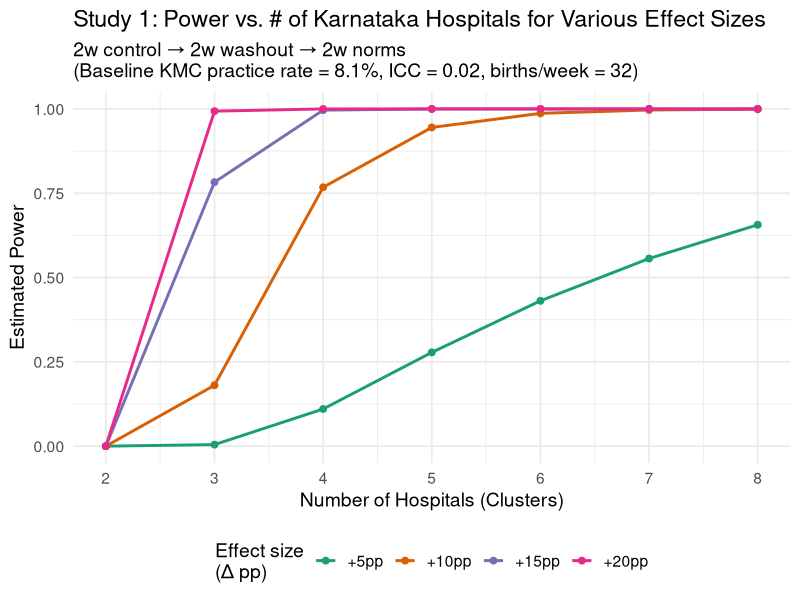

Here is the R script that generated this plot: (Note: a time limit stopped this script after it produced the figure.)
library(tidyverse)
#==========================================
# One-Step Cluster Crossover Design Power Calculator
#  (2w control → 2w washout → 2w intervention, simutaneously happening within all selected hospitals)
#==========================================
cluster_power <- function(
    p1,                     # baseline proportion (0–1)
    p2,                     # treatment proportion (0–1)
    clusters,               # number of hospitals (clusters)
    births_per_week,        # avg births per hospital per week
    weeks_control      = 2, # length of control period (weeks)
    weeks_washout      = 2, # length of washout period (weeks; data excluded)
    weeks_intervention = 2, # length of intervention period (weeks)
    icc                = 0.02,  # intra-cluster correlation
    alpha              = 0.05,  # two-sided significance level
    use_t              = TRUE   # use t‐crit when clusters < 10
) {
  # 1. Input validation
  if (!is.numeric(p1) || p1 < 0 || p1 > 1) stop("p1 must be between 0 and 1")
  if (!is.numeric(p2) || p2 < 0 || p2 > 1) stop("p2 must be between 0 and 1")
  if (clusters < 2)                   stop("Need at least 2 clusters")
  if (!is.numeric(icc) || icc < 0 || icc > 1) stop("icc must be between 0 and 1")
  
  # 2. Cluster‐period sizes (washout dropped)
  m0    <- weeks_control      * births_per_week
  m1    <- weeks_intervention * births_per_week
  m_avg <- (m0 + m1) / 2       # average cluster‐period size
  
  # 3. Hussey & Hughes variance formula for T=2 active periods (i.e., one treatment and one control period)
  T_active <- 2
  # design effect
  DE       <- 1 + (m_avg - 1) * icc
  # outcome variance under H₀
  sigma2   <- p1 * (1 - p1)
  # Var(β̂) = [σ² · DE] / [I · m_avg · T_active] × [T_active/(T_active−1)]
  var_beta <- sigma2 * DE / (clusters * m_avg * T_active) * (T_active / (T_active - 1))
  se_beta  <- sqrt(var_beta)
  
  # 4. Critical value (Normal vs. t)
  if (use_t && clusters < 10) {
    df   <- clusters - 1
    crit <- qt(1 - alpha/2, df = df)
  } else {
    crit <- qnorm(1 - alpha/2)
  }
  
  # 5. Power
  delta <- abs(p2 - p1)
  power <- pnorm(delta / se_beta - crit)
  
  # 6. Return
  list(
    p1                = p1,
    p2                = p2,
    clusters          = clusters,
    weeks_control     = weeks_control,
    weeks_washout     = weeks_washout,
    weeks_intervention= weeks_intervention,
    births_per_week   = births_per_week,
    icc               = icc,
    design_effect     = DE,
    sigma2            = sigma2,
    T_active          = T_active,
    var_beta          = var_beta,
    se_estimate       = se_beta,
    critical_value    = crit,
    delta             = delta,
    power             = power
  )
}



# 1. For Study 1 (Norms Intervention vs. Default CCP) ---------------------


#===========================
# Single power estimate
#===========================

# average birth per week across the 8 participating hospitals in Karnataka
births_per_week_karnataka = mean(c(259.78, 169.56, 145.44, 133.33,
                                   125.00, 114.11, 102.99, 101.11)) / 31 * 7

res <- cluster_power(
  p1               = 0.081, # default KMC practice rate from Noora survey (Subramanian et al., 2020)
  p2               = 0.181, # 10% point expected increase due to the social norms intervention
  clusters         = 8, # 8 hospitals in karnataka
  births_per_week  = births_per_week_karnataka,
  weeks_control      = 2,
  weeks_washout      = 2,
  weeks_intervention = 2,
  icc                = 0.02,
  alpha              = 0.05,
  use_t              = TRUE
)

print(res$power)

#===========================
# Plot different scenarios
#===========================

# Set parameters & build grid of scenarios
p1              <- 0.081
clusters_vec    <- 2:8         # 2 through 8 hospitals
deltas          <- seq(0.05, 0.20, by = 0.05)  # +5pp to +20pp

# create data frame of all combinations
df <- expand.grid(
  clusters = clusters_vec,
  delta    = deltas
)

# Compute power for each row by calling sw_cluster_power()
df$power <- mapply(
  FUN = function(k, d) {
    # call the existing function, extract the 'power' element
    cluster_power(
      p1                = p1,
      p2                = p1 + d,
      clusters          = k,
      births_per_week   = births_per_week_karnataka,
      weeks_control     = 2,
      weeks_washout     = 2,
      weeks_intervention= 2,
      icc               = 0.02,
      alpha             = 0.05,
      use_t             = TRUE
    )$power
  },
  df$clusters,
  df$delta
)

# Plot with ggplot2
ggplot(df, aes(x = clusters, y = power, color = factor(delta))) +
  geom_line(size = 1) +
  geom_point(size = 2) +
  scale_color_brewer(
    palette = "Dark2",
    name    = "Effect size\n(Δ pp)",
    labels  = paste0("+", deltas * 100, "pp")
  ) +
  scale_x_continuous(breaks = clusters_vec) +
  labs(
    x        = "Number of Hospitals (Clusters)",
    y        = "Estimated Power",
    title    = "Study 1: Power vs. # of Karnataka Hospitals for Various Effect Sizes",
    subtitle = "2w control → 2w washout → 2w norms\n(Baseline KMC practice rate = 8.1%, ICC = 0.02, births/week = 32)"
  ) +
  ylim(0, 1) +
  theme_minimal(base_size = 14) +
  theme(legend.position = "bottom")


# 2. For Study 2 (Norms Intervention + RES Revision vs. Norms Intervention) ---------------------

###############################################################################
# Power curves for hospital-level RES sign-up study
# Baseline = 6.75 %, ICC = 0.02, births ≈ 32/week, 2w control → 2w washout → 2w tx
# Requires: lme4, ggplot2, progress, dplyr, scales
###############################################################################
library(lme4)
library(ggplot2)
library(progress)
library(dplyr)
library(scales)

# ---------------------------------------------------------------------------
# 1.  glmer()  ---------------------------------------------------------
# ---------------------------------------------------------------------------
safe_glmer <- function(formula, data) {
  tryCatch(
    glmer(
      formula,
      data    = data,
      family  = binomial,
      nAGQ    = 0,                          # fast Laplace
      control = glmerControl(
        optimizer        = "bobyqa",        # stabler optimiser
        optCtrl          = list(maxfun = 2e5),
        calc.derivs      = FALSE,
        check.conv.grad  = .makeCC("warning", 0.02),
        check.nobs.vs.nlev = "ignore"
      )
    ),
    error   = function(e) NULL,             # return NULL on failure
    warning = function(w) {                 # suppress warnings in loop
      invokeRestart("muffleWarning")
    }
  )
}

# ---------------------------------------------------------------------------
# 2.  POWER FUNCTION ---------------------------------------------------------
# ---------------------------------------------------------------------------
cluster_power <- function(p1, p2,
                          clusters,
                          births_per_week,
                          weeks_control      = 2,
                          weeks_intervention = 2,
                          icc                = 0.02,
                          alpha              = 0.05,
                          n_sims             = 1000) {
  
  # Derived constants
  births_ctrl  <- births_per_week * weeks_control
  births_treat <- births_per_week * weeks_intervention
  odds_ratio   <- (p2 / (1 - p2)) / (p1 / (1 - p1))
  beta_trt     <- log(odds_ratio)
  
  # ICC to random-intercept SD (logit scale)
  logit_var <- (icc * (pi^2 / 3)) / (1 - icc)
  sd_u      <- sqrt(logit_var)
  
  sig <- logical(n_sims)
  pb  <- progress_bar$new(
    total = n_sims, clear = FALSE,
    format = "sim [:bar] :percent eta: :eta")
  
  for (s in seq_len(n_sims)) {
    pb$tick()
    
    # 1. hospital intercepts
    u_j <- rnorm(clusters, 0, sd_u)
    
    # 2. data: one row / hospital-period
    dat <- data.frame(
      hospital = factor(rep(seq_len(clusters), each = 2)),
      period   = factor(rep(c(0, 1), clusters), levels = c(0, 1))
    )
    dat$births <- c(rep(births_ctrl,  clusters),
                    rep(births_treat, clusters))
    
    # 3. linear predictor
    dat$eta <- qlogis(p1) +
      as.numeric(dat$period) * beta_trt +
      u_j[as.integer(dat$hospital)]
    
    # 4. simulate sign-up counts
    dat$signups <- rbinom(nrow(dat), dat$births, plogis(dat$eta))
    
    # 5. fit model (safe)
    fit <- safe_glmer(
      cbind(signups, births - signups) ~ period + (1 | hospital),
      dat
    )
    
    if (!is.null(fit)) {
      pval <- summary(fit)$coef["period1", "Pr(>|z|)"]
      sig[s] <- (pval < alpha)
    } else {
      sig[s] <- NA_real_          # convergence failure; exclude from mean
    }
  }
  
  list(
    power = mean(sig, na.rm = TRUE),
    se    = sqrt(var(sig, na.rm = TRUE) / sum(!is.na(sig))),
    sims  = sum(!is.na(sig))
  )
}

# --- Default design inputs ---------------------------------
p1        <- 0.0675              # baseline sign-up rate (6.75 %)
delta_pp  <- 0.10               # detect +10 pp improvement
clusters  <- 8                  # eight hospitals
births_pw <- 32                 # births per hospital per week
icc_val   <- 0.02               # ICC
n_sims    <- 1000               # Monte-Carlo repetitions

# --- Run power analysis once -------------------------------
result <- cluster_power(
  p1                = p1,
  p2                = p1 + delta_pp,
  clusters          = clusters,
  births_per_week   = births_pw,
  weeks_control     = 2,
  weeks_intervention= 2,
  icc               = icc_val,
  alpha             = 0.05,
  n_sims            = n_sims
)

print(result)

# ---------------------------------------------------------------------------
# 3.  SCENARIO GRID & PLOT ----------------------------------------------------
# ---------------------------------------------------------------------------
# Design parameters
p1                   <- 0.0675                         # baseline 6.75 %
clusters_vec         <- 2:8
deltas               <- seq(0.05, 0.20, by = 0.05)   # +5 pp … +20 pp
n_sims               <- 1000                         # ↑ for smoother curves

# Build grid
scenario_df <- expand.grid(clusters = clusters_vec,
                           delta    = deltas)

# Run simulations
scenario_df$power <- mapply(
  function(k, d) {
    cluster_power(
      p1                = p1,
      p2                = p1 + d,
      clusters          = k,
      births_per_week   = births_per_week_karnataka,
      weeks_control     = 2,
      weeks_intervention= 2,
      icc               = 0.02,
      alpha             = 0.05,
      n_sims            = n_sims
    )$power
  },
  scenario_df$clusters,
  scenario_df$delta
)

# Plot
ggplot(scenario_df,
       aes(x = clusters, y = power, colour = factor(delta))) +
  geom_line(size = 1) +
  geom_point(size = 2) +
  scale_colour_brewer(
    palette = "Dark2",
    name    = "Effect size\n(Δ pp)",
    labels  = paste0("+", deltas*100, " pp")
  ) +
  scale_x_continuous(breaks = clusters_vec) +
  scale_y_continuous(limits = c(0, 1), labels = percent) +
  labs(
    x        = "Number of Hospitals (Clusters)",
    y        = "Estimated Power",
    title    = "Power vs. # Hospitals for Various Effect Sizes",
    subtitle = "2w control → 2w washout → 2w intervention | baseline 6.75 %, ICC = 0.02, births/week = 32"
  ) +
  theme_minimal(base_size = 14) +
  theme(legend.position = "bottom")
